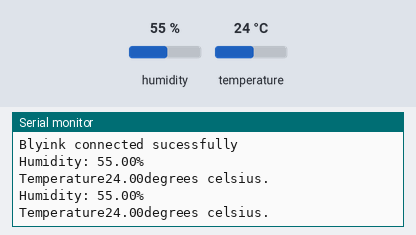
Bench run of a sketch on a simulated ESP8266 (NodeMCU). On the bench: the last lines printed to the serial monitor. The test bench sets the inputs (shaded band); at power-on: humidity 55 %, temperature 24 °C. WiFi joins after 1.5 s; servers stay silent unless stated.

Above: at 3.0 s.
3.1 s: humidity set to 22 %
At 5.6 s:
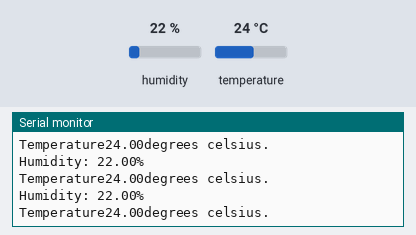
5.8 s: temperature set to 12 °C
At 6.3 s:
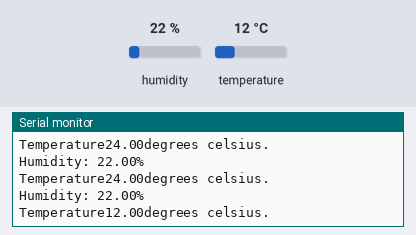
8.5 s: humidity set to 40 %
At 9.5 s:
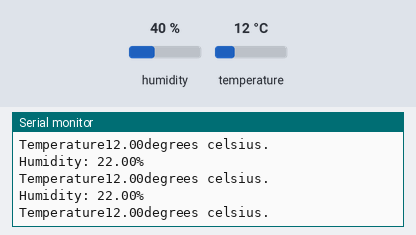
Timing chart, 0 to 11.5 s (numbered marks = the images above; inputs shaded):
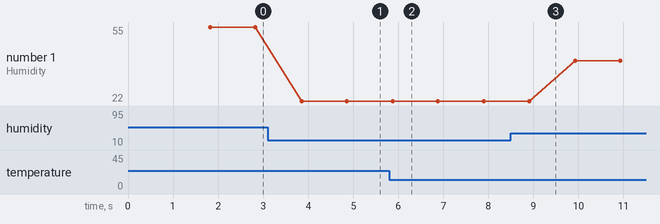

Measured:
- after the input at 3.1 s, the serial monitor: prints a new line after 0.75 s (image 1)
- after the input at 5.8 s, the serial monitor: prints a new line after 0.08 s (image 2)
- plotted number 1: 55 → 22 after the input at 3.1 s, 22 → 40 after the input at 8.5 s

The sketch:

sketch_sep8a.ino
```cpp
#define BLYNK_TEMPLATE_ID "TMPL3NslAlq3V"
#define BLYNK_TEMPLATE_NAME "IoT1"
#define BLYNK_AUTH_TOKEN "01Xezj89Tx5S6b3gh8pGKVbIyLZxk4RG"

#include <DHT.h>
#include <BlynkSimpleEsp8266.h>

#define DHTPIN 4 // Data pin is connected to D2 on ESP
#define DHTTYPE DHT11 // Name the sensor as an object

char auth[] = "01Xezj89Tx5S6b3gh8pGKVbIyLZxk4RG";
char ssid[] = "vivo 1818";
char pass[] = "12345678";

DHT dht(DHTPIN, DHTTYPE);


void setup() {
  // put your setup code here, to run once:
  Serial.begin(9600);
  Serial.println("DHT Test Successful!");
  Blynk.begin(auth,ssid,pass);
  Serial.println("Blyink connected sucessfully");
  dht.begin();
}

void loop() {
  // put your main code here, to run repeatedly:
  float h = dht.readHumidity();
  float t = dht.readTemperature();
  float f = dht.readTemperature(true);
  if (isnan(h) || isnan(t) || isnan(f))
  {
    Serial.println("Something is not working as intended.");
    return;
  }
  Serial.print("Humidity: ");
  Serial.print(h);
  Serial.println("%");
  Serial.print("Temperature");
  Serial.print(t);
  Serial.println("degrees celsius.");
  Blynk.virtualWrite(V0,t);
  Blynk.virtualWrite(V1,h);
  delay(1000);
}
```
